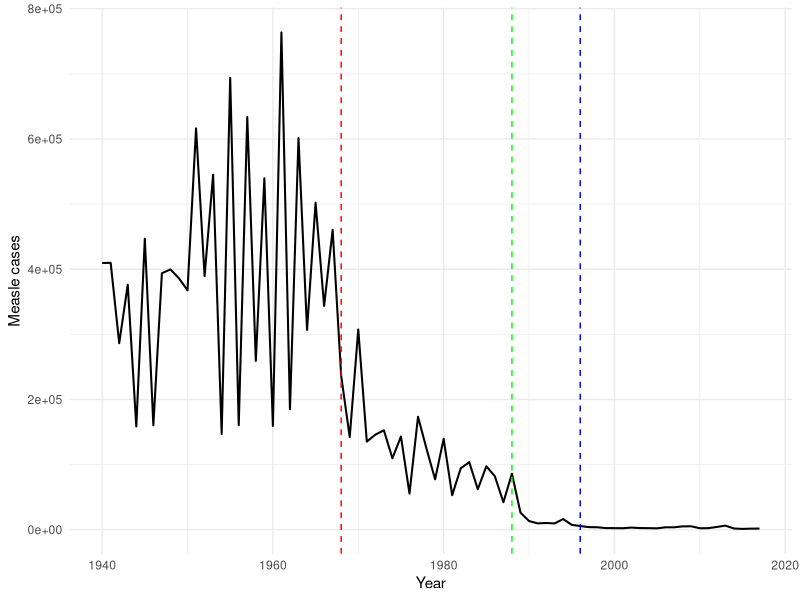
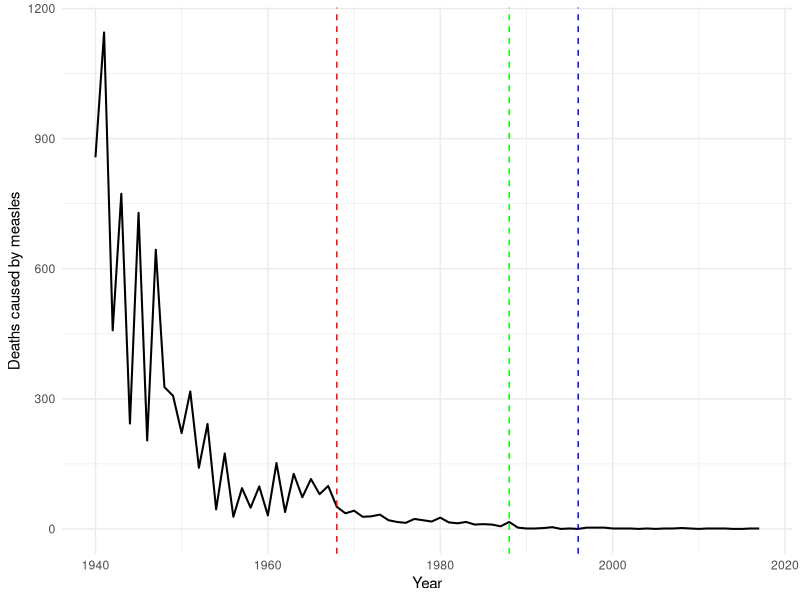
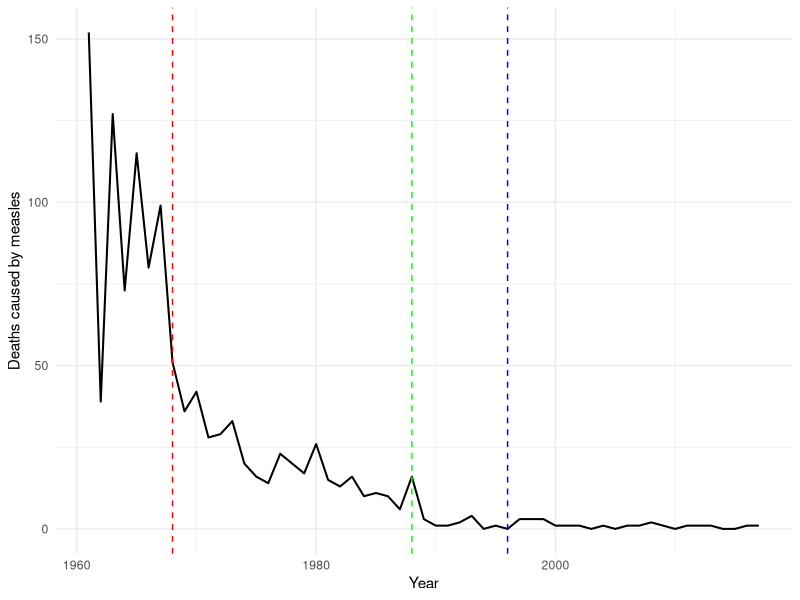

Reproduce these figures in R, in order. (Note: this script raises an error after producing the figures.)
## ---- chunk 1
knitr::opts_chunk$set(echo = TRUE,tidy.opts=list(width.cutoff=80), tidy=TRUE)
## ---- chunk 2
cod_pop <- c(1450, 1420, 1050, 2643, 1060, 1080, 1410, 1150, 740, 175, 43, 10, 12, 15, 16, 16, 28, 30, 32, 23, 12, 19, 27)
years <- c(1983, 1984, 1985, 1986, 1987, 1988, 1989, 1990, 1991, 1992, 
1993, 1994, 1995, 1996, 1997, 1998, 1999, 2000, 2001, 2002, 2003, 
2004, 2005)
## ---- chunk 3
library(tidyverse)
library(dplyr)
library(ggplot2)

measles <- read.table('measles_wales_and_UK.txt',
                    header=TRUE)

ggplot(measles,aes(x=Year,y=Notifications))+
  geom_line(linewidth=0.7)+
  geom_vline(xintercept=1968, color="red",
             linetype="dashed",linewidth=0.5)+
  geom_vline(xintercept=1988, color="green",
             linetype="dashed",linewidth=0.5)+
  geom_vline(xintercept=1996, color="blue",
             linetype="dashed",linewidth=0.5)+
  theme_minimal()+
  ylab("Measle cases")
## ---- chunk 4
ggplot(measles,aes(x=Year,y=Total_Deaths))+
  geom_line(linewidth=0.7)+
  geom_vline(xintercept=1968, color="red",
             linetype="dashed",linewidth=0.5)+
  geom_vline(xintercept=1988, color="green",
             linetype="dashed",linewidth=0.5)+
  geom_vline(xintercept=1996, color="blue",
             linetype="dashed",linewidth=0.5)+
  theme_minimal()+
  ylab("Deaths caused by measles")
## ---- chunk 5
measles %>% filter(Year>"1960") %>% 
ggplot(aes(x=Year,y=Total_Deaths))+
  geom_line(linewidth=0.7)+
  geom_vline(xintercept=1968, color="red",
             linetype="dashed",linewidth=0.5)+
  geom_vline(xintercept=1988, color="green",
             linetype="dashed",linewidth=0.5)+
  geom_vline(xintercept=1996, color="blue",
             linetype="dashed",linewidth=0.5)+
  theme_minimal()+
  ylab("Deaths caused by measles")
## ---- chunk 6
sample.population <- function(p,N){
  next_pop = vector('character',length = N)
  for (i in 1:N){
    new_allele = sample(x = c('A','a'),size = 1,prob=c(p,1-p))
    if (new_allele=='a'){
      new_allele=sample(x=c('A','a'),size=1,prob=c(u,1-u))
    } else {
      new_allele
    }
    next_pop[i] = as.character(new_allele)
  }
  return(sum(next_pop=='A')/N) # returns the value for p
}

p = vector(mode = 'numeric',length = max.time)
p[1]=p_ini

for (t in 1:(max.time-1)){
  p[t+1] = sample.population(p[t],N)
}

plot(1:max.time,p,ylim=c(0,1),type='l',las=1,
     ylab='Freq(A)',xlab='Time')
